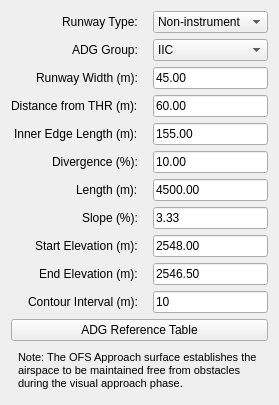
      <widget class="QWidget" name="tab_ofs">
       <attribute name="title"><string>OFS</string></attribute>
       <layout class="QFormLayout" name="formLayout_ofs">
        <property name="fieldGrowthPolicy"><enum>QFormLayout::AllNonFixedFieldsGrow</enum></property>
        <property name="labelAlignment"><set>Qt::AlignRight|Qt::AlignVCenter</set></property>
        <property name="horizontalSpacing"><number>15</number></property>
        <property name="verticalSpacing"><number>6</number></property>

        <item row="0" column="0">
         <widget class="QLabel" name="label_rwyType_ofs">
          <property name="text"><string>Runway Type:</string></property>
         </widget>
        </item>
        <item row="0" column="1">
         <widget class="QComboBox" name="combo_rwyType_ofs">
          <property name="minimumHeight"><number>22</number></property>
          <property name="toolTip"><string>Selects which ICAO table this tab's defaults come from: Non-instrument (Table 4-1) or Instrument (Table 4-2).</string></property>
          <item><property name="text"><string>Non-instrument</string></property></item>
          <item><property name="text"><string>Instrument</string></property></item>
         </widget>
        </item>

        <item row="1" column="0">
         <widget class="QLabel" name="label_adg_ofs">
          <property name="text"><string>ADG Group:</string></property>
         </widget>
        </item>
        <item row="1" column="1">
         <widget class="QComboBox" name="combo_adg_ofs">
          <property name="minimumHeight"><number>22</number></property>
          <property name="currentIndex"><number>2</number></property>
          <property name="toolTip"><string>Aeroplane Design Group for the Approach surface (Tables 4-1/4-2). IIA and IIB share one value set here; the Horizontal Surface tab's Table 4-10 splits them into separate tiers instead.</string></property>
          <item><property name="text"><string>I</string></property></item>
          <item><property name="text"><string>IIA-IIB</string></property></item>
          <item><property name="text"><string>IIC</string></property></item>
          <item><property name="text"><string>III</string></property></item>
          <item><property name="text"><string>IV</string></property></item>
          <item><property name="text"><string>V</string></property></item>
         </widget>
        </item>

        <item row="2" column="0">
         <widget class="QLabel" name="label_rwyWidth_ofs">
          <property name="text"><string>Runway Width (m):</string></property>
         </widget>
        </item>
        <item row="2" column="1">
         <widget class="QLineEdit" name="spin_rwyWidth_ofs">
          <property name="text"><string>45.00</string></property>
          <property name="toolTip"><string>Runway pavement width in metres.</string></property>
         </widget>
        </item>

        <item row="3" column="0">
         <widget class="QLabel" name="label_distThr_ofs">
          <property name="text"><string>Distance from THR (m):</string></property>
         </widget>
        </item>
        <item row="3" column="1">
         <widget class="QLineEdit" name="spin_distThr_ofs">
          <property name="text"><string>60.00</string></property>
          <property name="toolTip"><string>Tables 4-1/4-2: distance from the threshold to the start (inner edge) of the Approach surface, measured along the runway centreline extended beyond the threshold.</string></property>
         </widget>
        </item>

        <item row="4" column="0">
         <widget class="QLabel" name="label_innerEdge_ofs">
          <property name="text"><string>Inner Edge Length (m):</string></property>
         </widget>
        </item>
        <item row="4" column="1">
         <widget class="QLineEdit" name="spin_innerEdge_ofs">
          <property name="text"><string>155.00</string></property>
          <property name="toolTip"><string>Width of the inner edge. Auto-computed from ADG; editable.</string></property>
         </widget>
        </item>

        <item row="5" column="0">
         <widget class="QLabel" name="label_divergence_ofs">
          <property name="text"><string>Divergence (%):</string></property>
         </widget>
        </item>
        <item row="5" column="1">
         <widget class="QLineEdit" name="spin_divergence_ofs">
          <property name="text"><string>10.00</string></property>
          <property name="toolTip"><string>Tables 4-1/4-2: each side's outward splay of the surface, added to the half inner-edge width per metre of length (10% for all ADG groups and both runway types).</string></property>
         </widget>
        </item>

        <item row="6" column="0">
         <widget class="QLabel" name="label_length_ofs">
          <property name="text"><string>Length (m):</string></property>
         </widget>
        </item>
        <item row="6" column="1">
         <widget class="QLineEdit" name="spin_length_ofs">
          <property name="text"><string>4500.00</string></property>
          <property name="toolTip"><string>Tables 4-1/4-2: length of the Approach surface, measured from the inner edge outward along the runway centreline azimuth.</string></property>
         </widget>
        </item>

        <item row="7" column="0">
         <widget class="QLabel" name="label_slope_ofs">
          <property name="text"><string>Slope (%):</string></property>
         </widget>
        </item>
        <item row="7" column="1">
         <widget class="QLineEdit" name="spin_slope_ofs">
          <property name="text"><string>3.33</string></property>
          <property name="toolTip"><string>Approach surface slope in percent.</string></property>
         </widget>
        </item>

        <item row="8" column="0">
         <widget class="QLabel" name="label_Z0_ofs">
          <property name="text"><string>Start Elevation (m):</string></property>
         </widget>
        </item>
        <item row="8" column="1">
         <widget class="QLineEdit" name="spin_Z0_ofs">
          <property name="text"><string>2548.00</string></property>
          <property name="toolTip"><string>Elevation of the surface's inner edge, typically the threshold elevation.</string></property>
         </widget>
        </item>

        <item row="9" column="0">
         <widget class="QLabel" name="label_ZE_ofs">
          <property name="text"><string>End Elevation (m):</string></property>
         </widget>
        </item>
        <item row="9" column="1">
         <widget class="QLineEdit" name="spin_ZE_ofs">
          <property name="text"><string>2546.50</string></property>
          <property name="toolTip"><string>Elevation of the surface's outer edge, at the far end of Length (m) along the surface slope from Start Elevation.</string></property>
         </widget>
        </item>

        <item row="10" column="0">
         <widget class="QLabel" name="label_contour_interval_ofs">
          <property name="text"><string>Contour Interval (m):</string></property>
         </widget>
        </item>
        <item row="10" column="1">
         <widget class="QLineEdit" name="spin_contour_interval_ofs">
          <property name="text"><string>10</string></property>
          <property name="toolTip"><string>Elevation interval for contour lines. Set to 0 to disable.</string></property>
         </widget>
        </item>

        <item row="11" column="0" colspan="2">
         <widget class="QPushButton" name="btn_adg_help">
          <property name="text"><string>ADG Reference Table</string></property>
          <property name="toolTip"><string>Show the Aeroplane Design Group (ADG) reference table (ICAO Table 1-2)</string></property>
         </widget>
        </item>

        <item row="12" column="0" colspan="2">
         <widget class="QLabel" name="label_approach_note_ofs">
          <property name="text">
           <string>Note: The OFS Approach surface establishes the airspace to be maintained free from obstacles during the visual approach phase.</string>
          </property>
          <property name="wordWrap"><bool>true</bool></property>
          <property name="styleSheet"><string>QLabel { font-size: 11px; padding: 4px; }</string></property>
         </widget>
        </item>

       </layout>
      </widget>
